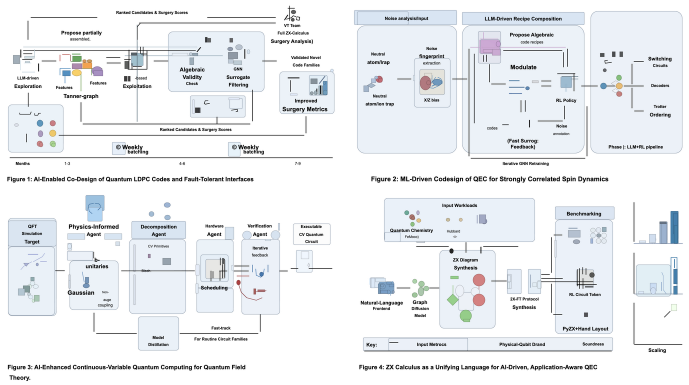
#> input picture ccb_pipeline_improved_b.drawio.png, 1378 x 770 px (shown at 1/2 size)
$ python make_residual_regions.py ../ccb_pipeline_improved_b.drawio.png ../ccb_semantic_v91.drawio.png --output out.png
#> lines starting #> are read from the running program, lines starting #| are printed output that depends on the picture; after the words box and inside, x2 and y2 are one past the last pixel; in counts of white or black regions, pixels touching at a corner belong together
#!/usr/bin/env python3
"""Generate local-composition regions from source/render residual hotspots."""
from __future__ import annotations

import argparse
import json
from pathlib import Path

import cv2
import numpy as np
from PIL import Image, ImageDraw


def main() -> None:
    ap = argparse.ArgumentParser(
        description="Create panel regions around source/render residual hotspots")
    ap.add_argument("source_image")
    ap.add_argument("rendered_image")
    ap.add_argument("-o", "--output", required=True)
    ap.add_argument("--debug-image", default=None)
    ap.add_argument("--prefix", default="residual")
    ap.add_argument("--max-regions", type=int, default=24)
    ap.add_argument("--pad", type=int, default=8)
    ap.add_argument("--diff-threshold", type=int, default=38)
    ap.add_argument("--min-width", type=int, default=22)
    ap.add_argument("--min-height", type=int, default=14)
    ap.add_argument("--max-width", type=int, default=360)
    ap.add_argument("--max-height", type=int, default=240)
    ap.add_argument("--min-area", type=int, default=450)
    ap.add_argument("--max-area-fraction", type=float, default=0.07)
    ap.add_argument("--nms-iou", type=float, default=0.35)
    args = ap.parse_args()

    source = _read_rgb(args.source_image)
#> in _read_rgb, image is the input picture: PIL image 1378x770 RGB; mean R, G, B 236.2, 238.8, 241.6
    rendered = _read_rgb(args.rendered_image)
#> call 2 of _read_rgb, with path = '../ccb_semantic_v91.drawio.png'
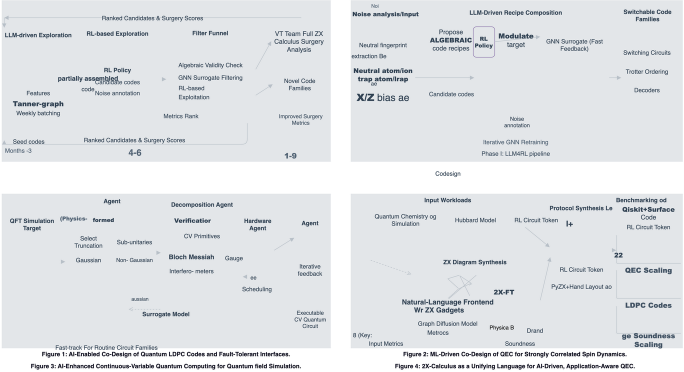
#> input picture ccb_semantic_v91.drawio.png, 1368 x 744 px (shown at 1/2 size)
#> in _read_rgb, image is the input picture: PIL image 1368x744 RGB; mean R, G, B 224.4, 227.3, 230.3
    h = min(source.shape[0], rendered.shape[0])
#> h = 744
    w = min(source.shape[1], rendered.shape[1])
#> w = 1368
    source = source[:h, :w]
    rendered = rendered[:h, :w]

    mask = _residual_mask(source, rendered, diff_threshold=args.diff_threshold)
    regions = _extract_regions(
        mask,
        width=w,
        height=h,
        prefix=args.prefix,
        max_regions=args.max_regions,
        pad=args.pad,
        min_width=args.min_width,
        min_height=args.min_height,
        max_width=args.max_width,
        max_height=args.max_height,
        min_area=args.min_area,
        max_area_fraction=args.max_area_fraction,
        nms_iou=args.nms_iou,
    )

    payload = {
        "version": "residual-regions-0.1",
        "source_image": args.source_image,
        "rendered_image": args.rendered_image,
        "canvas": {"width": w, "height": h},
        "config": {
            "max_regions": args.max_regions,
            "pad": args.pad,
            "diff_threshold": args.diff_threshold,
            "nms_iou": args.nms_iou,
        },
        "panel_regions": regions,
        "counts": {"total": len(regions)},
    }
    output = Path(args.output)
    output.parent.mkdir(parents=True, exist_ok=True)
    output.write_text(json.dumps(payload, indent=2, ensure_ascii=True))

    if args.debug_image:
        _write_debug_image(args.source_image, args.debug_image, regions)
    print(json.dumps({
        "output": str(output),
        "debug_image": args.debug_image,
        "regions": len(regions),
    }, indent=2))


def _read_rgb(path: str | Path) -> np.ndarray:
    image = Image.open(path).convert("RGB")
    return np.asarray(image)


def _residual_mask(
    source: np.ndarray,
    rendered: np.ndarray,
    *,
    diff_threshold: int,
) -> np.ndarray:
#> called with diff_threshold = 38
    src_gray = cv2.cvtColor(source, cv2.COLOR_RGB2GRAY)
    ren_gray = cv2.cvtColor(rendered, cv2.COLOR_RGB2GRAY)
    diff = cv2.absdiff(src_gray, ren_gray)
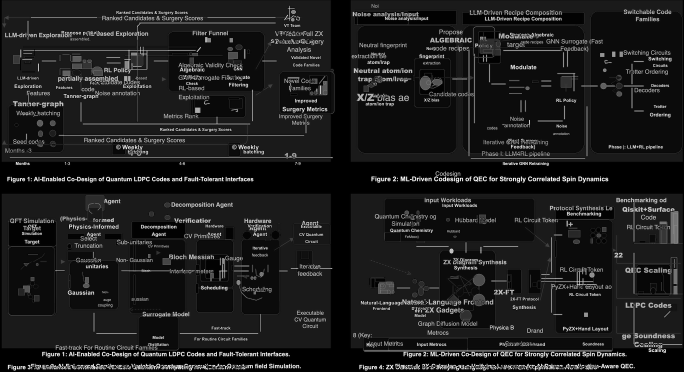
#> diff: shape (744, 1368) (shown at 1/2 size); min 0, max 255, mean 29
    diff = cv2.GaussianBlur(diff, (3, 3), 0)
    diff_mask = (diff >= diff_threshold).astype(np.uint8) * 255
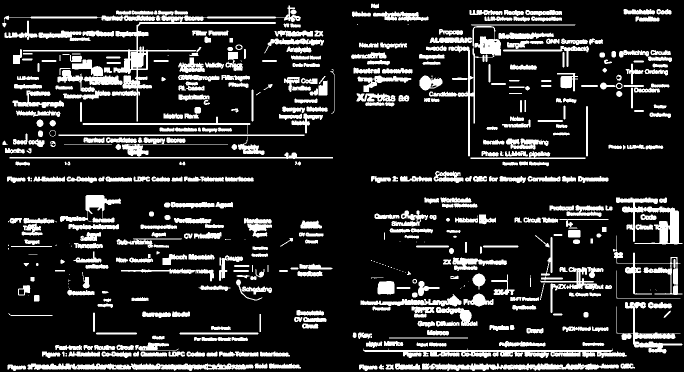
#> diff_mask: shape (744, 1368) (shown at 1/2 size); 17% white; 492 white regions (49 under 20 px), largest, box (x1, y1, x2, y2) and area: (4, 11, 602, 243) 9757, (726, 697, 1254, 716) 5197, (1232, 395, 1365, 489) 4305

    src_edge = cv2.Canny(src_gray, 70, 160)
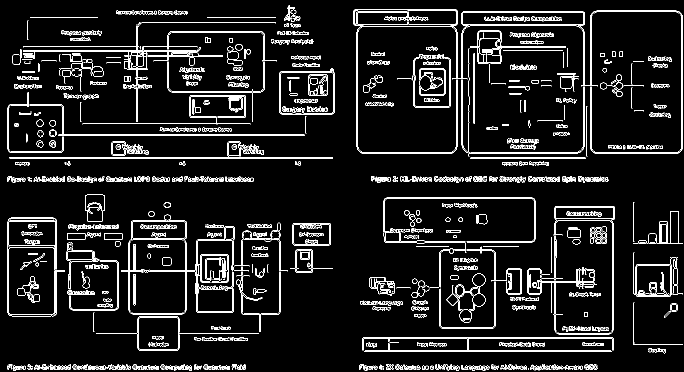
#> src_edge: shape (744, 1368) (shown at 1/2 size); 7.2% white in thin lines or dots
    ren_edge = cv2.Canny(ren_gray, 70, 160)
#> ren_edge: shape (744, 1368); 4.9% white in thin lines or dots
    edge_mask = cv2.bitwise_xor(
        cv2.dilate(src_edge, np.ones((2, 2), np.uint8), iterations=1),
        cv2.dilate(ren_edge, np.ones((2, 2), np.uint8), iterations=1),
    )
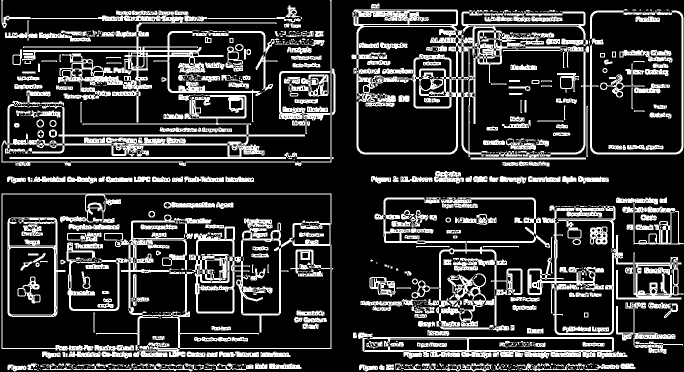
#> edge_mask: shape (744, 1368) (shown at 1/2 size); 21.3% white; 731 white regions (397 under 20 px), largest, box (x1, y1, x2, y2) and area: (703, 18, 1367, 319) 30162, (3, 0, 671, 332) 20452, (3, 387, 666, 714) 20340
    mask = cv2.bitwise_or(diff_mask, edge_mask)
#> mask: shape (744, 1368); 26% white; 263 white regions (16 under 20 px), largest, box (x1, y1, x2, y2) and area: (702, 18, 1367, 319) 37235, (3, 387, 666, 714) 34891, (3, 0, 649, 245) 24461
    mask = cv2.morphologyEx(
        mask,
        cv2.MORPH_CLOSE,
        cv2.getStructuringElement(cv2.MORPH_RECT, (5, 3)),
        iterations=1,
    )
#> mask: shape (744, 1368); 28.2% white; 100 white regions (2 under 20 px), largest, box (x1, y1, x2, y2) and area: (3, 0, 671, 332) 65553, (702, 7, 1368, 319) 50880, (721, 395, 1368, 708) 47762
    mask = cv2.dilate(
        mask,
        cv2.getStructuringElement(cv2.MORPH_ELLIPSE, (5, 5)),
        iterations=1,
    )
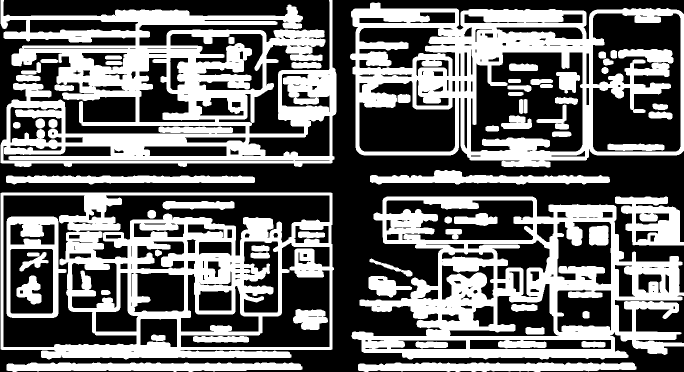
#> mask: shape (744, 1368) (shown at 1/2 size); 42.9% white; 65 white regions
    return mask


def _extract_regions(
    mask: np.ndarray,
    *,
    width: int,
    height: int,
    prefix: str,
    max_regions: int,
    pad: int,
    min_width: int,
    min_height: int,
    max_width: int,
    max_height: int,
    min_area: int,
    max_area_fraction: float,
    nms_iou: float,
) -> list[dict]:
#> called with width = 1368, height = 744, prefix = 'residual', max_regions = 24, pad = 8, min_width = 22, min_height = 14, max_width = 360
    contours, _ = cv2.findContours(mask, cv2.RETR_EXTERNAL, cv2.CHAIN_APPROX_SIMPLE)
#> contours = 15 contours; largest, box (x1, y1, x2, y2) and area: (1, 385, 668, 719) 215264, (700, 5, 1368, 335) 193961, (1, 0, 673, 334) 153651, (703, 393, 1368, 719) 150948, (1230, 393, 1368, 491) 9195
    candidates = []
    canvas_area = width * height
#> canvas_area = 1017792
    for contour in contours:
        x, y, w, h = cv2.boundingRect(contour)
        x0 = max(0, x - pad)
        y0 = max(0, y - pad)
        x1 = min(width, x + w + pad)
        y1 = min(height, y + h + pad)
        bw = x1 - x0
        bh = y1 - y0
        area = bw * bh
        if bw < min_width or bh < min_height:
            continue
        if bw > max_width or bh > max_height:
            continue
        if area < min_area or area > canvas_area * max_area_fraction:
            continue
        crop = mask[y0:y1, x0:x1]
        residual_pixels = int((crop > 0).sum())
        density = residual_pixels / max(1, area)
        if density < 0.025:
            continue
        candidates.append({
            "bbox": [float(x0), float(y0), float(x1), float(y1)],
            "area": float(area),
            "residual_pixels": residual_pixels,
            "density": density,
            "score": residual_pixels * (0.5 + density),
        })
#> this loop made 15 passes
#> (x, y, w, h, x0, y0, x1, y1) on passes 1, 2, 6, 7, 8, 9, 14, 15: (716, 725, 557, 19, 708, 717, 1281, 744), (13, 725, 592, 19, 5, 717, 613, 744), (703, 393, 665, 326, 695, 385, 1368, 727), (1, 385, 667, 334, 0, 377, 676, 727), (12, 351, 498, 18, 4, 343, 518, 377), (740, 340, 480, 29, 732, 332, 1228, 377), (700, 5, 668, 330, 692, 0, 1368, 343), (1, 0, 672, 334, 0, 0, 681, 342)
#> (x, y, w, h, x0, y0, x1, y1) on passes 3, 4, 5, 10, 11, 12: (737, 552, 87, 43, 729, 544, 832, 603), (739, 517, 86, 36, 731, 509, 833, 561), (1230, 393, 138, 98, 1222, 385, 1368, 499), (32, 150, 49, 13, 24, 142, 89, 171), (583, 124, 60, 13, 575, 116, 651, 145), (42, 124, 40, 25, 34, 116, 90, 157)
#> pass 3, in _extract_regions, `crop = mask[y0:y1, x0:x1]`:
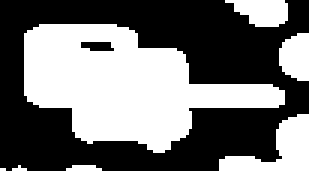
#> crop: shape (59, 103) (shown 3 times larger); 46.4% white; 4 white regions, box (x1, y1, x2, y2) and area: (8, 8, 95, 51) 2044, (0, 38, 103, 59) 505, (75, 0, 96, 9) 136, (93, 11, 103, 27) 132
#> after the loop, candidates = 7 items

    candidates.sort(key=lambda item: (-item["score"], item["bbox"][1], item["bbox"][0]))
    kept = []
    for item in candidates:
        if any(_iou(item["bbox"], other["bbox"]) >= nms_iou for other in kept):
            continue
        kept.append(item)
        if len(kept) >= max_regions:
            break
#> this loop made 7 passes
#> after the loop, kept = 7 items

    regions = []
    for index, item in enumerate(kept, start=1):
        regions.append({
            "id": f"{prefix}_{index:02d}",
            "bbox": [round(value, 3) for value in item["bbox"]],
            "kind": "residual_hotspot",
            "area": round(item["area"], 3),
            "residual_pixels": item["residual_pixels"],
            "density": round(item["density"], 6),
            "score": round(item["score"], 3),
        })
#> this loop made 7 passes
#> after the loop, regions = 7 items
    return regions


def _write_debug_image(source_path: str | Path, output_path: str | Path, regions: list[dict]) -> None:
    image = Image.open(source_path).convert("RGB")
    draw = ImageDraw.Draw(image)
    for region in regions:
        x0, y0, x1, y1 = region["bbox"]
        draw.rectangle((x0, y0, x1, y1), outline=(220, 30, 30), width=2)
        draw.text((x0 + 2, y0 + 2), region["id"], fill=(220, 30, 30))
    out = Path(output_path)
    out.parent.mkdir(parents=True, exist_ok=True)
    image.save(out)


def _iou(a: list[float], b: list[float]) -> float:
    ax0, ay0, ax1, ay1 = a
    bx0, by0, bx1, by1 = b
    ix0 = max(ax0, bx0)
    iy0 = max(ay0, by0)
    ix1 = min(ax1, bx1)
    iy1 = min(ay1, by1)
    if ix1 <= ix0 or iy1 <= iy0:
        return 0.0
    inter = (ix1 - ix0) * (iy1 - iy0)
    area = (ax1 - ax0) * (ay1 - ay0) + (bx1 - bx0) * (by1 - by0) - inter
    return inter / max(1.0, area)


if __name__ == "__main__":
    main()
#| {
#|   "output": "out.png",
#|   "debug_image": null,
#|   "regions": 7
#| }
